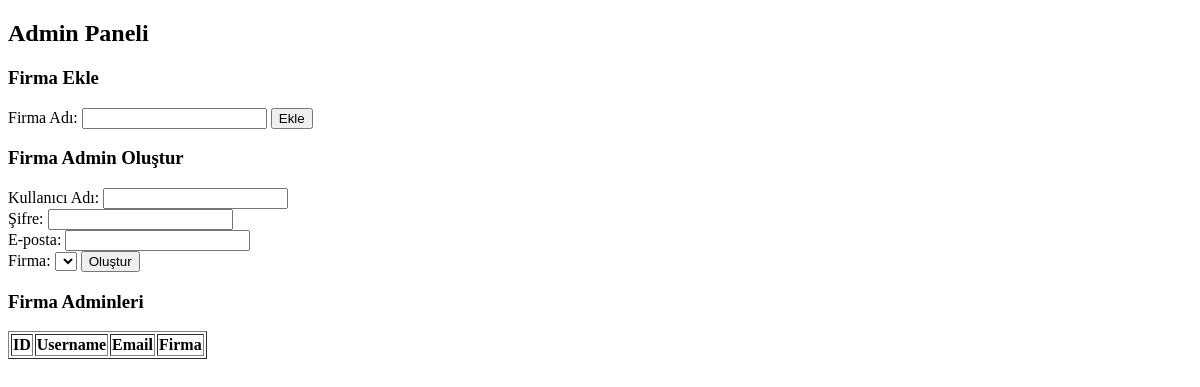
The app's page /admin_panel.php (signed in), older data.
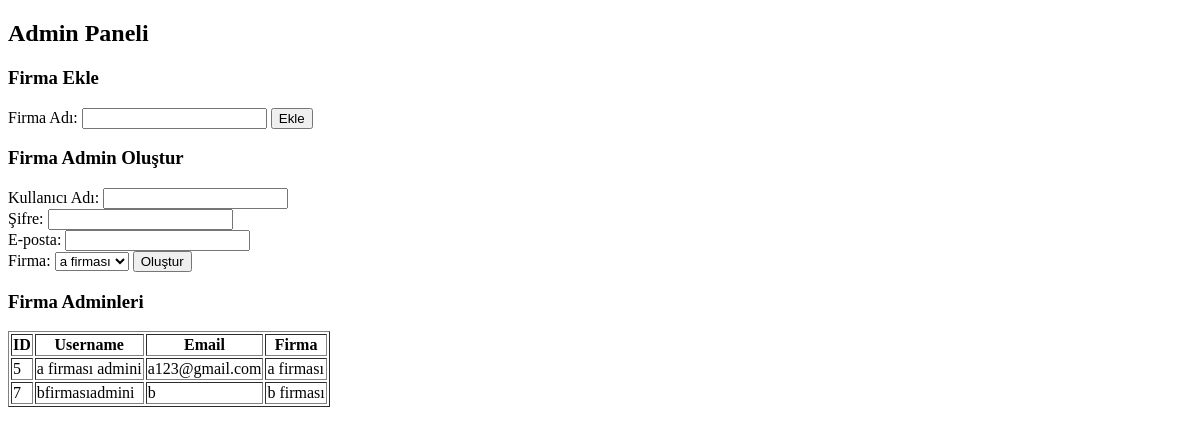
The same page, newer data.
### tables this page shows
CREATE TABLE users (
    id INTEGER PRIMARY KEY AUTOINCREMENT,
    username TEXT UNIQUE,
    password TEXT,
    email TEXT,
    role TEXT CHECK(role IN ('user','firma_admin','admin')),
    firma_id INTEGER,
    credit REAL DEFAULT 0
);

CREATE TABLE firmas (
    id INTEGER PRIMARY KEY AUTOINCREMENT,
    name TEXT
);

### functions.php (called while the page is built, shortened)
<?php
function sanitize($str) {
    return htmlspecialchars($str, ENT_QUOTES, 'UTF-8');
}
?>

### admin_panel.php (the view, shortened to what this page needs)
<?php
require_once 'config.php';
require_once 'functions.php';
$firmalar = $db->query("SELECT * FROM firmas")->fetchAll(PDO::FETCH_ASSOC);
$firma_admins = $db->query("SELECT id, username, email, firma_id FROM users WHERE role='firma_admin'")->fetchAll(PDO::FETCH_ASSOC);
?>
<!DOCTYPE html>
<html>
<head><title>Admin Paneli</title></head>
<body>
    <h2>Admin Paneli</h2>
    <h3>Firma Ekle</h3>
    <form method="post">
        Firma Adı: <input name="firma_name" required>
        <button type="submit" name="add_firma">Ekle</button>
    </form>
    <h3>Firma Admin Oluştur</h3>
    <form method="post">
        Kullanıcı Adı: <input name="username" required><br>
        Şifre: <input type="password" name="password" required><br>
        E-posta: <input name="email"><br>
        Firma:
        <select name="firma_id" required>
            <?php foreach ($firmalar as $f): ?>
                <option value="<?= $f['id'] ?>"><?= sanitize($f['name']) ?></option>
            <?php endforeach; ?>
        </select>
        <button type="submit" name="add_firma_admin">Oluştur</button>
    </form>
    <h3>Firma Adminleri</h3>
    <table border="1">
        <tr><th>ID</th><th>Username</th><th>Email</th><th>Firma</th></tr>
        <?php foreach ($firma_admins as $fa):
            $firmaName = '';
            foreach ($firmalar as $f) if ($f['id'] == $fa['firma_id']) $firmaName = $f['name'];
        ?>
        <tr>
            <td><?= sanitize($fa['id']) ?></td>
            <td><?= sanitize($fa['username']) ?></td>
            <td><?= sanitize($fa['email']) ?></td>
            <td><?= sanitize($firmaName) ?></td>
        </tr>
        <?php endforeach; ?>
    </table>
</body>
</html>

Row changes from the older to the newer data that the page shows:
added users: id "5", username "a firması admini", email "a123@gmail.com", firma.name "a firması"
added users: id "7", username "bfirmasıadmini", email "b", firma.name "b firması"
Text that changed along with them:
form field firma_id: (not shown) → "a firması"
